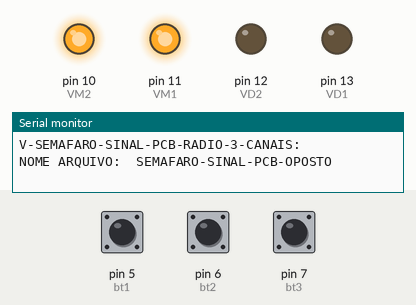
A sketch run on a simulated Arduino Uno, built with avr-gcc and run on an emulated ATmega328P. On the bench: output pins drawn as LEDs (lit = HIGH), the last lines printed to the serial monitor. Inputs (shaded band) come from the test bench; at power-on: pin 7 (bt3) HIGH, pin 5 (bt1) HIGH, pin 6 (bt2) HIGH.

Above: at 1.5 s.
1.6 s: pin 7 (bt3) pulled LOW for 0.15 s
At 2.7 s:
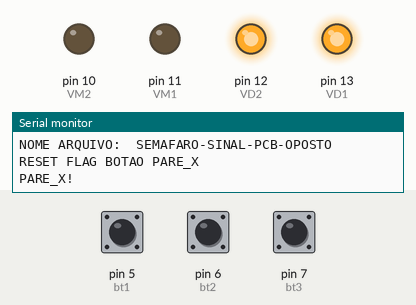
3.2 s: pin 5 (bt1) pulled LOW for 0.15 s
At 4.0 s:
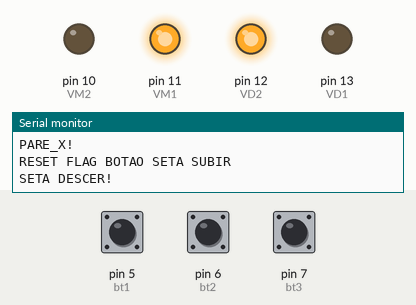
4.9 s: pin 6 (bt2) pulled LOW for 0.15 s
At 6.3 s:
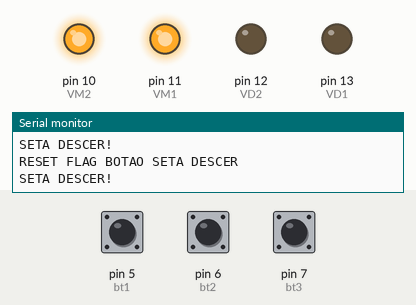
6.6 s: pin 5 (bt1) pulled LOW for 1 s
At 8.8 s:
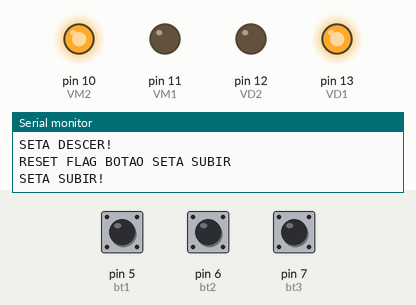
9.1 s: pin 5 (bt1) pulled LOW for 3.2 s
At 13.3 s:
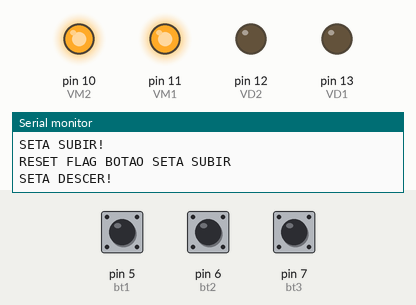
13.8 s: pin 6 (bt2) pulled LOW for 1 s
At 15.4 s:
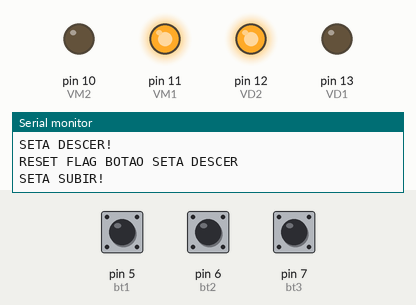
Timing chart, 0 to 16.9 s (numbered marks = the images above; inputs shaded):
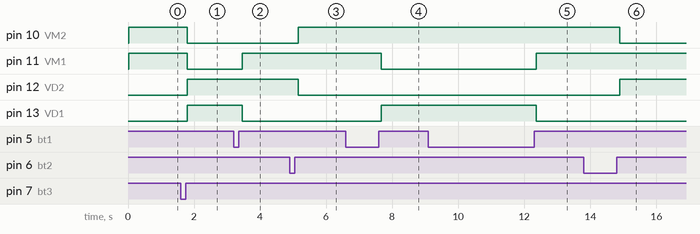

Measured:
- after the input at 1.6 s, pin 10 (VM2), pin 11 (VM1): HIGH → LOW after 0.19 s; pin 12 (VD2), pin 13 (VD1): LOW → HIGH after 0.19 s
- after the input at 3.2 s, pin 11 (VM1): LOW → HIGH after 0.26 s; pin 13 (VD1): HIGH → LOW after 0.26 s
- after the input at 4.9 s, pin 10 (VM2): LOW → HIGH after 0.26 s; pin 12 (VD2): HIGH → LOW after 0.26 s
- after the input at 6.6 s, pin 11 (VM1): HIGH → LOW after 1.1 s; pin 13 (VD1): LOW → HIGH after 1.1 s
- after the input at 9.1 s, pin 11 (VM1): LOW → HIGH after 3.3 s; pin 13 (VD1): HIGH → LOW after 3.3 s
- after the input at 13.8 s, pin 10 (VM2): HIGH → LOW after 1.1 s; pin 12 (VD2): LOW → HIGH after 1.1 s

The sketch:

SEMAFARO-SINAL-PCB-OPOSTO.ino
```cpp
/* === APRESENTAÇÃO: ===============================================================
Projeto: Display BALANÇA RODOVIÁRIA
  CONTROLADOR SERVIDOR
    |- 1 SEMÁFARO
    |- ACIONADO POR CENTRAL DE RADIO 3 CANAIS
    |- CANAL 1
    |- CANAL 2
    |- CANAL 3

  CONTROLADOR CLIENTE
    |- 2 SEMÁFARO
    |- ACIONADO POR CENTRAL DE RADIO 3 CANAIS
    |- CANAL 1
    |- CANAL 2
    |- CANAL 3

Sentido A para B
B apresenta ->  VERDE
A apresenta X   VERMELHO
Parada dentro balança
A e B apres X   VERMELHO
Sentido saida A para B  depois de dentro da balança
B apresenta ->  VERDE
A apresenta X   VERMELHO

Sentido B para A
B apresenta X   VERDE
A apresenta <-  VERMELHO
Parada dentro balança
A e B apres X   VERMELHO
Sentido saida B para A  depois de dentro da balança
B apresenta X   VERMELHO
A apresenta <-  VERDE
  A|___________________________B|
/                               \

  Descrição do projeto:
     Servidor com 1 semafáro e central de rádio com 3 canais.
     Cliente com 1 semáfaro recebe comandos do servidor.
     Seleção do digito via rádio.
     Adaptado central de rádio de portão eletrônico.


  Autor: Eng. Stenio Rodrigues
  Data:  Abril de 2021
  versão: 1.0   2 Displays  LED 16x32 + 2 arduinos + radio 3 vias
          1.1   2 Displays  RGB 16x32 + 2 arduinos + radio 3 vias
          1.2   2 Semáforos 35 leds   + 1 PCB+328P + radio 3 vias

      OBJETIVO:
      NOTA:
      // SERVIDOR E CLIENTE ENTRADAS
      bt1  // ENTRADA VERDE SAIDA VERMELHO
      bt2  // ENTRADA VERMELHO SAIDA VERDE
      bt3  // VERNELHO GERAL
   2X bt3  // VERDE GERAL
   3X bt3  // DESLIGADO

*/
// === --- Bibliotecas Auxiliares --- ==============================================
  // --- Bibliotecas Auxiliares ---

// === --- Mapeamento de Hardware --- ==============================================
  // --- Mapeamento de Hardware ---
  // definindo botoes
  #define bt1 5 // SUBIR
  #define bt2 6 // DESCER
  #define bt3 7 // X

  #define VM2 10 // VERMELHO 2
  #define VM1 11 // VERMELHO 1
  #define VD2 12 // VERDE-2
  #define VD1 13 // VERDE-1

// === --- Instâncias --- ==========================================================
  // --- Instâncias ---

// === --- Protótipo das Funções --- ===============================================
  // --- Protótipo das Funções ---
  void livre_V();     // acende todos leds verdes
  void seta_subir();  // acende leds vm1 e vd 2
  void seta_descer(); // acende leds vm2 e vd 1
  void seta_subir_2();  // acende leds vm1 e vd 2
  void seta_descer_2(); // acende leds vm2 e vd 1
  void pare_X();     // acende todos leds vermelhos
  void off_X();     // acende todos leds vermelhos

// === --- Variáveis Globais --- ===================================================
  // --- Variáveis Globais ---
  int cont=0,cont1=0,cont3=0,cont4=0,cont5=0; // vairiavel que conta quantas vezes precionado botao 3
  // definindo variaiveis marcadoras de status botoes
    unsigned int duty1 = 1;
    static boolean flag4 = 0, // Variáveis globais que memorizam mudança de estado
    flag5 = 0,
    flag6 = 0;                // dos canais de entrada da central de rádio
  // variaveis marcadores de digitos
  int pos_dig = 0;
  int dig_0 = 0;

  // variaveis tempo

  // variaveis eprom

  // variaveis de contagem de ciclo

// === --- Configurações Iniciais --- ==============================================
  // --- Configurações Iniciais ---
  void setup() {
      Serial.begin(9600);

      Serial.println("V-SEMAFARO-SINAL-PCB-RADIO-3-CANAIS:");
      Serial.print("NOME ARQUIVO:  ");
      Serial.print("SEMAFARO-SINAL-PCB-OPOSTO");
      Serial.println(" ");

      pinMode(bt1, INPUT_PULLUP); // SETA SUBIR
      pinMode(bt2, INPUT_PULLUP); // SETA DESCER
      pinMode(bt3, INPUT_PULLUP); // X

      pinMode(VM2, OUTPUT); //
      pinMode(VM1, OUTPUT); //
      pinMode(VD1, OUTPUT); //
      pinMode(VD2, OUTPUT); //

      digitalWrite(VM2, HIGH);
      digitalWrite(VM1, HIGH);
      delay(100);
      digitalWrite(VD1, LOW);
      digitalWrite(VD2, LOW);
      delay(200);
                            // wait for a second

  } //end setup

// === --- Loop Infinito --- =======================================================
  // --- Loop Infinito ---
  void loop() {
      readKey();
      delay(100);
      //delay(1000);
      //seta_subir();
      //delay(1000);
      //seta_descer();
     // delay(1000);
  } //end loop

 // === readKey =====================================================================
    void readKey() {
        static boolean flag1 = 0, flag2 = 0, flag3 = 0; // teste local
        /* teste estado botão
            Se botao alto testar se foi a primeira vez.
            Use flag3 para saber se houve mudança de estado se sim flag3 ==1,
            se nao houve mudança de estado flag3==0

            Se botao baixo teste se foi a primeira vez.
            Use flag1 para saber se houve mudança de estado se sim flag1 ==1,
            se nao houve mudança de estado flag1==0

            Logo, existirá sempre a comparação se ouve mudança de alto para baixo
            por isso usa-se o flag4 como confirmador de mudança de estado.

            Essa solução busca contornar o uso de interrupção devido a conflitos
            com outras bibliotecas aplicadas em outros projetos, busco padronizar
            a leitura de botões com essa solução.*/

        if (digitalRead(bt1)) {
          if (flag4 == 1 && cont1 == 0 ) {
                Serial.println("SETA DESCER!  "); // debug via serial
                delay(25);
                //seta_descer();
                seta_subir();
                cont1 = 1;
                cont = 0;
                flag4 = 0x00;
            }
            if (flag4 == 1 && cont1 == 1 ) {
                Serial.println("SETA SUBIR!  "); // debug via serial
                delay(25);
                //seta_subir();
                seta_descer();
                cont1 = 0;
                cont = 0;
                flag1 = 0x01;
            }
            flag1 = 0x01;
            flag4 = 0x00; // teste memoria de outros testes
            delay(10);
        }
        if (!digitalRead(bt1) && flag1 ) {
            flag1 = 0x00;
            flag4 = 0x01;

            Serial.println("RESET FLAG BOTAO SETA SUBIR");
            delay(10);
        }
//////
         if (digitalRead(bt2)) {
            if (flag5 == 1 && cont4 == 0 ) {
                Serial.println("SETA DESCER!  "); // debug via serial
                delay(25);
                seta_descer_2();
                //seta_subir_2();
                cont4 = 1;
                cont = 0;
                flag5 = 0x00;
            }
            if (flag5 == 1 && cont4 == 1 ) {
                Serial.println("SETA SUBIR!  "); // debug via serial
                delay(25);
                seta_subir_2();
                //seta_descer_2();
                cont4 = 0;
                cont = 0;
                flag1 = 0x01;
            }
            flag2 = 0x01;
            flag5 = 0x00; // teste memoria de outros testes
            delay(10);
        }
        if (!digitalRead(bt2) && flag2) {
            flag2 = 0x00;
            flag5 = 0x01;
            Serial.println("RESET FLAG BOTAO SETA DESCER");
            delay(10);
        }
        ///


        if (digitalRead(bt3)) {
            if (flag6 == 1) {
                Serial.println("PARE_X!  ");
                delay(25);
                //pare_X();
                livre_V();
                cont3=cont3+1;
                cont1 = 0;
                cont4 = 0;

            }
            if (flag6 == 1 && cont3 >= 2) {
                Serial.println("PARE_X!  ");
                delay(25);
                livre_V();
                cont=0;
                cont1 = 0;
                cont4 = 0;

            }

            flag3 = 0x01;
            flag6 = 0x00; // teste memoria de outros testes
            delay(10);
        }
        if (!digitalRead(bt3) && flag3) {
          cont3 = 0;

            flag3 = 0x00;
            flag6 = 0x01;
            Serial.println("RESET FLAG BOTAO PARE_X");
            delay(10);
        }
    } // readKey

// === seta_subir =============================================================

  void seta_subir(){
    delay(1);
      //digitalWrite(VM2, LOW);
      digitalWrite(VM1, HIGH);
      digitalWrite(VD1, LOW);
      //digitalWrite(VD2, HIGH);
      delay(100);

  }// fim seta subir

// === seta_descer =============================================================
  void seta_descer(){
   delay(1);
      //digitalWrite(VM2, HIGH);
      digitalWrite(VM1, LOW);
      digitalWrite(VD1, HIGH);
      //digitalWrite(VD2, LOW);
      delay(100);

  }// fim seta descer


////// 2
// === seta_subir =============================================================

  void seta_subir_2(){
    delay(1);
      digitalWrite(VM2, LOW);
      //digitalWrite(VM1, HIGH);
      //digitalWrite(VD1, LOW);
      digitalWrite(VD2, HIGH);
      delay(100);

  }// fim seta subir

// === seta_descer =============================================================
  void seta_descer_2(){
   delay(1);
      digitalWrite(VM2, HIGH);
      //digitalWrite(VM1, LOW);
      //digitalWrite(VD1, HIGH);
      digitalWrite(VD2, LOW);
      delay(100);

  }// fim seta descer


////
// === pare_X =============================================================
  void pare_X(){
   delay(1);
      digitalWrite(VM2, HIGH);
      digitalWrite(VM1, HIGH);
      digitalWrite(VD1, LOW);
      digitalWrite(VD2, LOW);
      delay(100);
  }// fim pare_X
// === pare_X =============================================================
  void livre_V(){
   delay(1);
      digitalWrite(VM2, LOW);
      digitalWrite(VM1, LOW);
      digitalWrite(VD1, HIGH);
      digitalWrite(VD2, HIGH);
      delay(100);
  }// fim livre_V
  // === off_X =============================================================
  void off_X(){
   delay(1);
      digitalWrite(VM2, LOW);
      digitalWrite(VM1, LOW);
      digitalWrite(VD1, LOW);
      digitalWrite(VD2, LOW);
      delay(100);
  }// fim off_X
```
